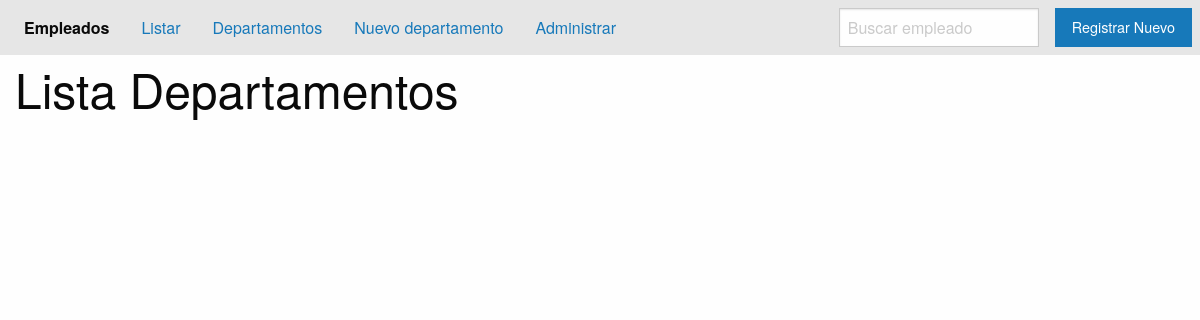
Before: /listar-departamento/ with the older database file.
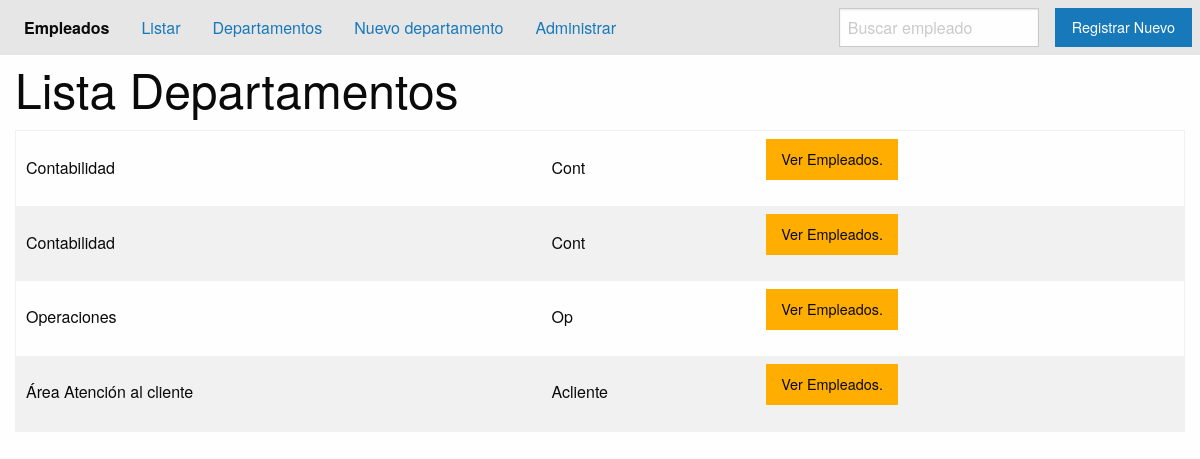
After: the same page with the newer database file.
### applications/departamentos/models.py (models this page shows, shortened)
class Departamento(models.Model):
    name = models.CharField('Nombre', max_length=50)
    short_name = models.CharField('Nombre Corto', max_length=20, unique=True)
    anulate = models.BooleanField('Anulado', default=False)
    class Meta:
        verbose_name = 'Mi Departamento'
        verbose_name_plural = 'Areas de la empresa'
        ordering = ['id']
        unique_together = ('name', 'short_name') #que no se repita

### applications/departamentos/views.py (the view)
class DepartamentoListView(ListView):
    model = Departamento
    template_name = "departamen/lista.html"
    context_object_name = 'departamentos'
    paginate_by = 4

### templates/departamen/lista.html (shortened to what this page needs)
{% extends 'base.html' %}
{% block body %}
    {% include "includes/header.html" %}
    <div class="grid-container">
        <div class="grid-x">
            <h1 cell>Lista Departamentos</h1>
            <div class="cell">
                <table>
                    <tbody>
                        {% for departamento in departamentos %}
                            <tr>
                                <td>{{ departamento.name }}</td>
                                <td>{{ departamento.short_name }}</td>
                                <td>
                                    <a class="button warning" href="{% url 'empleados_app:empleados_all' departamento.short_name %}">Ver Empleados.</a>
                                </td>
                            </tr>
                        {% endfor %}
                    </tbody>
                </table>
            </div>
        </div>
    </div>
{% endblock body %}

### templates/base.html (shortened to what this page needs)
{% load static %}
<!DOCTYPE html>
<html lang="es">
<head>
    <link rel="stylesheet" href="{% static 'css/foundation.min.css' %}">
</head>
<body>
    {% block body %}  {% endblock body %}
</body>
</html>

### templates/includes/header.html
<div class="top-bar">
    <div class="top-bar-left">
      <ul class="dropdown menu" data-dropdown-menu>
        <li class="menu-text">Empleados</li>
        <li>
          <a href="{% url 'empleados_app:empleados-all' %}">Listar</a>
        </li>
        <li>
          <a href="{% url 'departamento_app:listar-departamento' %}">Departamentos</a></li>
          <li><a href="{% url 'departamento_app:nuevo_departamento' %}">Nuevo departamento</a></li>
          <li><a href="{% url 'empleados_app:empleados_admin' %}">Administrar</a></li>
      </ul>
    </div>
    <div class="top-bar-right">
      <ul class="menu">
        <li><input type="search" placeholder="Buscar empleado"></li>
        <li> <a href="{% url 'empleados_app:empleado_add' %}" class="button">Registrar Nuevo</a></li>
      </ul>
    </div>
  </div>

Changed rows visible on the page:
added Departamento: name "Contabilidad", short_name "Cont"
added Departamento: name "Contabilidad", short_name "Cont"
added Departamento: name "Operaciones", short_name "Op"
added Departamento: name "Área Atención al cliente", short_name "Acliente"
